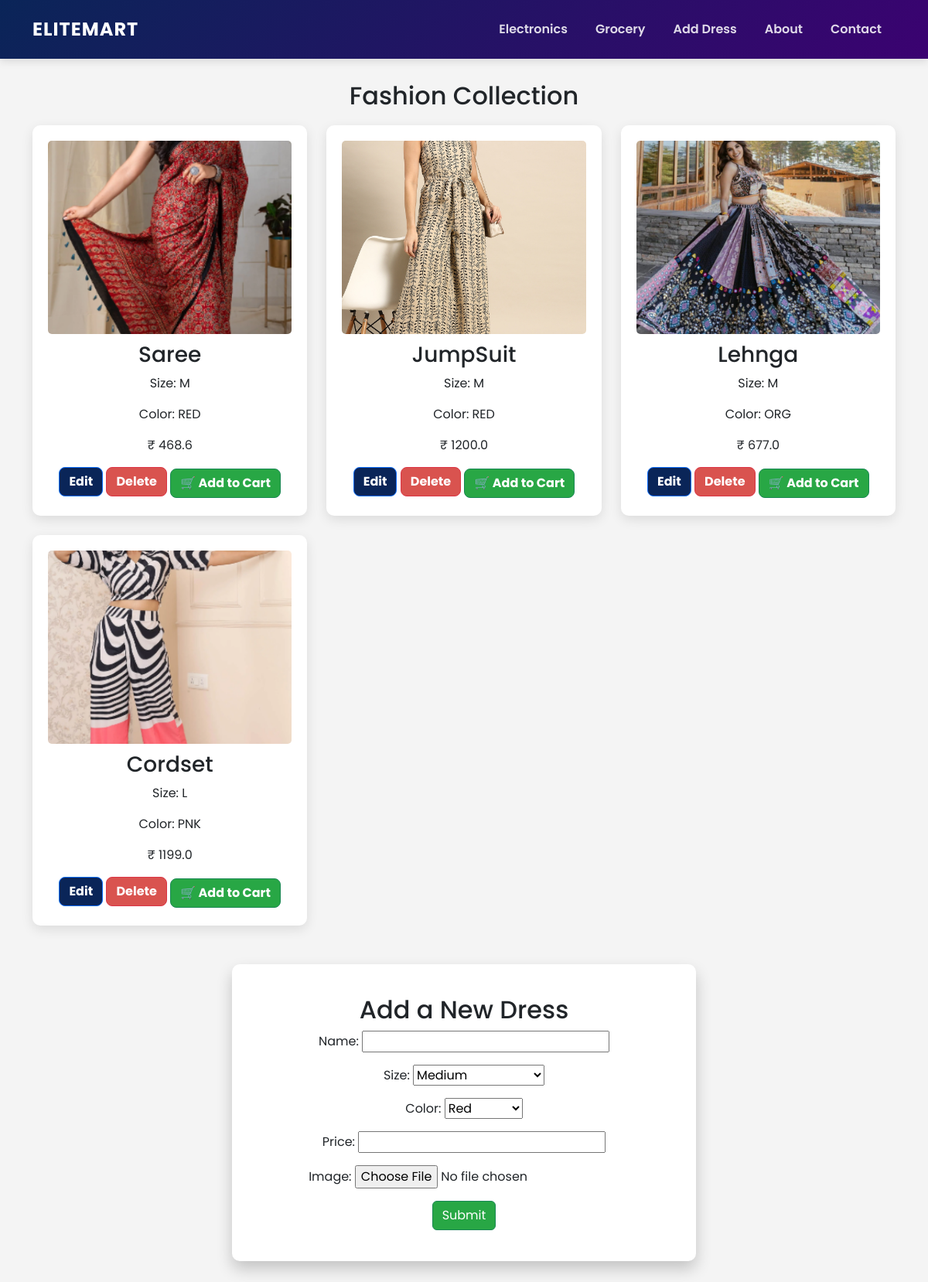
/clothing/, run on an earlier commit of the app's database.
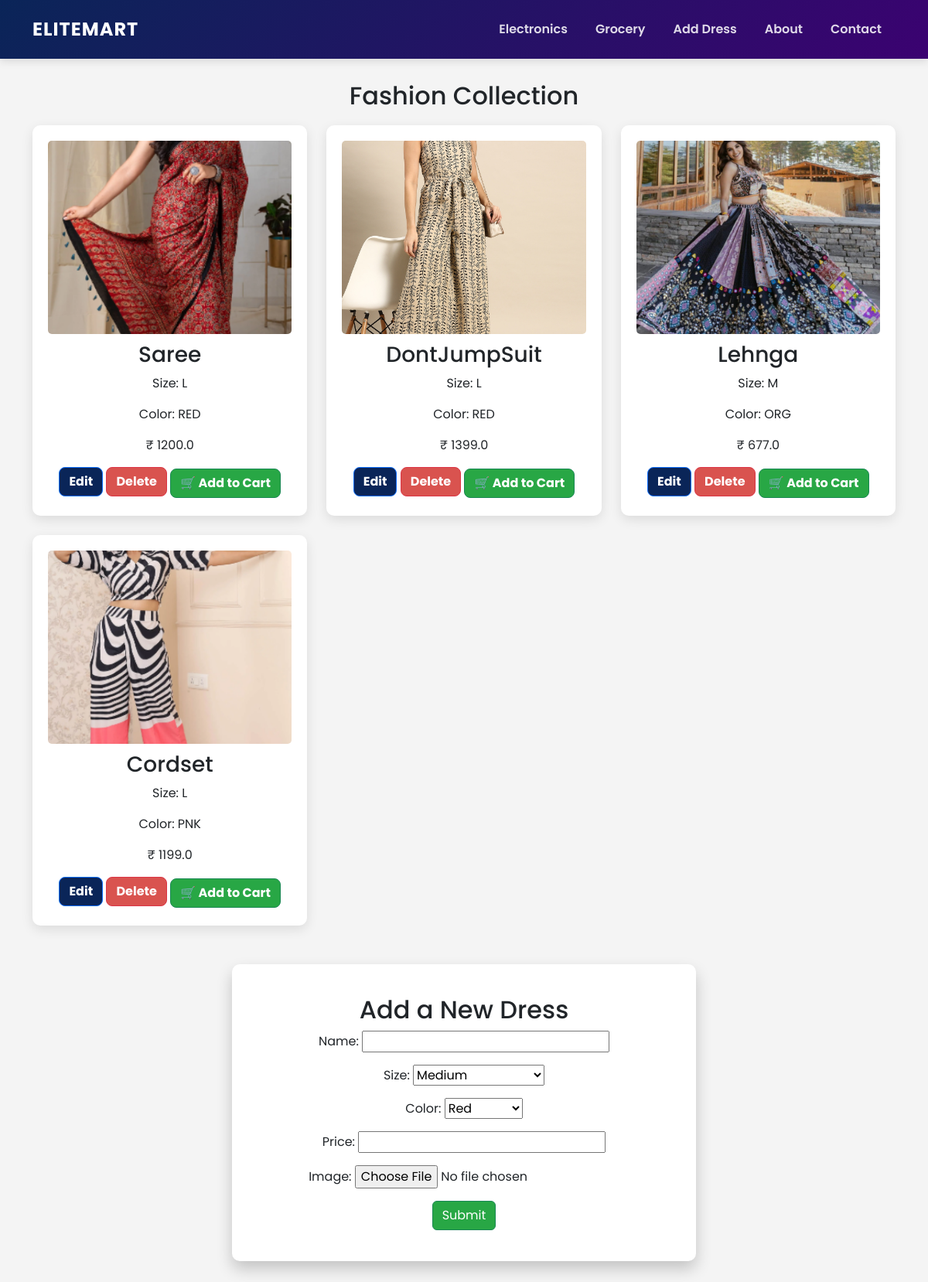
And on a later commit of the database.
### clothing/models.py (models this page shows, shortened)
class product(models.Model):
    SIZE_CHOICES = [
        ('XS', 'Extra Small'),
        ('S', 'Small'),
        ('M', 'Medium'),
        ('L', 'Large'),
        ('XL', 'Extra Large'),
        ('XXL', 'Double Extra Large'),
    ]
    COLOR_CHOICES = [
        ('RED', 'Red'),
        ('BLU', 'Blue'),
        ('GRN', 'Green'),
        ('BLK', 'Black'),
        ('WHT', 'White'),
        ('YLW', 'Yellow'),
        ('ORG', 'Orange'),
        ('PNK', 'Pink'),
        ('PRP', 'Purple'),
        ('BRN', 'Brown'),
        ('GRY', 'Gray'),
        ('NVY', 'Navy'),
        ('TUR', 'Turquoise'),
        ('GLD', 'Gold'),
        ('SLV', 'Silver'),
    ]
    name = models.CharField(max_length=100)
    size = models.CharField(max_length=4, choices=SIZE_CHOICES, default='M')
    color = models.CharField(max_length=10, choices=COLOR_CHOICES, default='Red')
    price = models.DecimalField(max_digits=10, decimal_places=1)
    image = models.ImageField(upload_to='product_img/')

### clothing/views.py (the view)
# urls.py: path('', views.clothing, name='clothing'),
def clothing(request):
    form = ProductForm()
    pro_img = product.objects.all()
    if request.method == "POST":
        form = ProductForm(request.POST, request.FILES)
        if form.is_valid():
            form.save()
            form = ProductForm()
    return render(request, "clothing/fashion.html", {"pro_img":pro_img, "form":form})

### clothing/forms.py
class ProductForm(forms.ModelForm):
    class Meta:
        model = product
        fields = ["name","size","color","price","image"]

### clothing/templates/clothing/fashion.html (shortened to what this page needs)
<!DOCTYPE html>
<html lang="en">
<head>
    {% load static %}
    <link rel="stylesheet" href="https://cdn.jsdelivr.net/npm/bootstrap@5.3.0/dist/css/bootstrap.min.css">
</head>
<body>
    <nav class="navbar navbar-expand-lg">
        <div class="container">
            <a class="navbar-brand" href="{% url 'home_flipkart' %}">EliteMart</a>
            <div class="collapse navbar-collapse justify-content-end" id="navbarNav">
                <ul class="navbar-nav">
                    <li class="nav-item"><a class="nav-link" href="{% url 'electronics' %}">Electronics</a></li>
                    <li class="nav-item"><a class="nav-link" href="{% url 'grocery' %}">Grocery</a></li>
                    <li class="nav-item"><a class="nav-link" href="#add-dress">Add Dress</a></li>
                    <li class="nav-item"><a class="nav-link" href="{% url 'about' %}">About</a></li>
                    <li class="nav-item"><a class="nav-link" href="{% url 'contact' %}">Contact</a></li>
                </ul>
            </div>
        </div>
    </nav>
    <div class="container">
        <h2 class="text-center">Fashion Collection</h2>
        <div class="grid">
            {% for product in pro_img %}
            <div class="dress-card">
                <img src="{{ product.image.url }}" alt="{{ product.name }}">
                <h3>{{ product.name }}</h3>
                <p>Size: {{ product.size }}</p>
                <p>Color: {{ product.color }}</p>
                <p class="price">₹ {{ product.price }}</p>
                <a href="{% url 'edit_product' product.id %}" class="btn btn-primary btn-custom">Edit</a>
                <a href="{% url 'delete_product' product.id %}" class="btn btn-danger btn-custom">Delete</a>
                <a href="{% url 'add_to_cart' product.id 'fashion' %}" class="btn btn-success btn-custom">🛒 Add to Cart</a>
            </div>
            {% endfor %}
        </div>
        <div class="form-card" id="add-dress">
            <h2>Add a New Dress</h2>
            <form method="POST" enctype="multipart/form-data">
                {{ form.as_p }}
                <button type="submit" class="btn btn-success">Submit</button>
            </form>
        </div>
    </div>
</body>
</html>

What changed in the data, as far as the page shows it:
changed product "Saree": size "M" → "L"; price "468.6" → "1200.0"
changed product: name "JumpSuit" → "DontJumpSuit"; size "M" → "L"; price "1200.0" → "1399.0"
